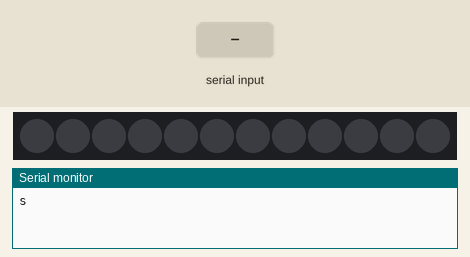
The sketch below on a simulated Arduino Uno, built with avr-gcc and run on an emulated ATmega328P. On the bench: 12 RGB LEDs in strip order, left to right, the last lines printed to the serial monitor. Inputs (shaded band) come from the test bench.

Above: at 1.2 s.
1.3 s: "30,150\n" received over Serial
At 3.5 s:
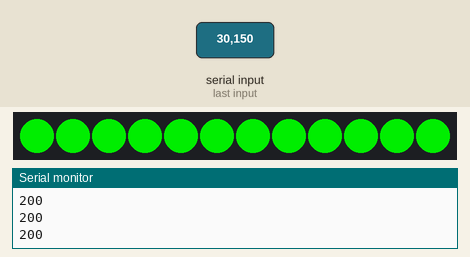
3.8 s: "200\n" received over Serial
At 4.6 s:
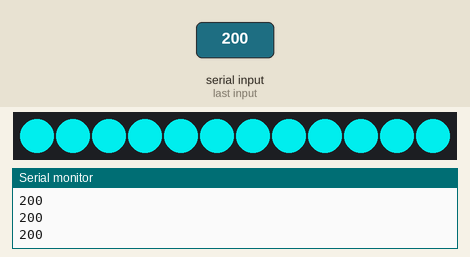
Timing chart, 0 to 6.8 s (numbered marks = the images above; inputs shaded):
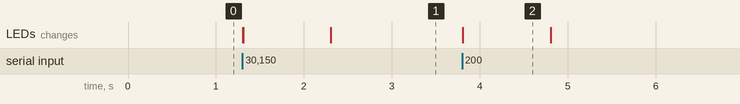

Measured:
- after the input at 1.3 s, the LEDs: first change at once (image 1 shows a later state)
- after the input at 3.8 s, the LEDs: change at once (image 2)
- what the display in image 2 shows lasts 1.0 s, from 3.8 s to 4.8 s

The sketch:

neopixel-keuzevak.ino
```cpp
#include <Adafruit_NeoPixel.h>

int neoPin = A0;

Adafruit_NeoPixel strip = Adafruit_NeoPixel(12, neoPin, NEO_GRB + NEO_KHZ800);

int r = 0;
int g = 200;
int b = 100;

void setup() {
  Serial.begin(9600);
  Serial.println("s");
}

void loop() {
  while (Serial.available() == 0);
  b = Serial.parseInt(); //read int or parseFloat for ..float...
  Serial.println(g);

  strip.begin();
  for(int i = 0; i < 12; i++){
          strip.setPixelColor(i, r, g, b);
   }

  strip.show();

}
```
